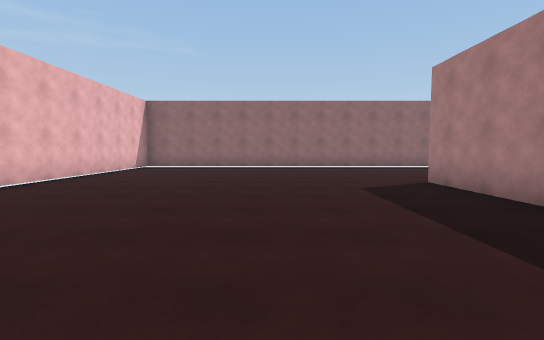
view 1 (above)

24 first-person views from a walk through a 3-D level made in the Unity game engine. The camera is 1.4 m above the floor, tilts 4° down and sees 85° across. The floor is counted in squares, 2 m on a side. Each view is taken from the middle of a square. On the plan, view 1 faces up. The plan holds only what a view shows up to about 10 squares ahead; the rest is blank. The place goes on beyond the plan. Surface patterns are stand-ins for the level's own textures.

view 2
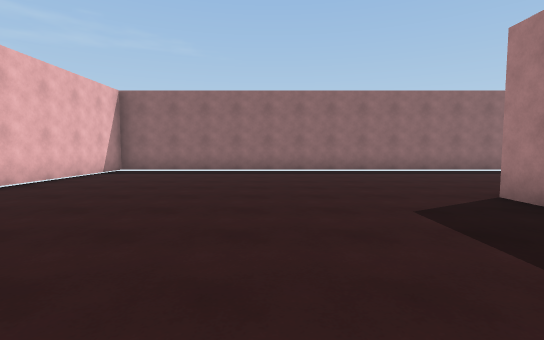

view 3
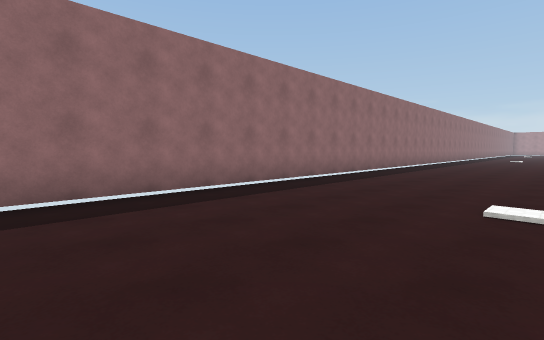

view 4
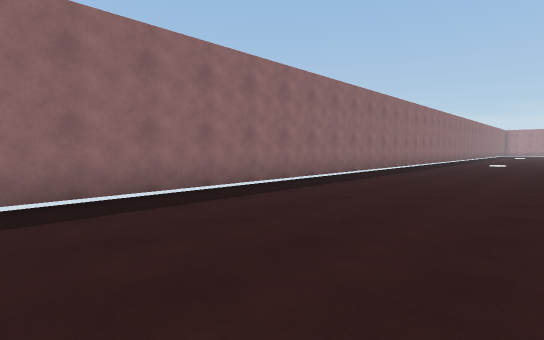

view 5
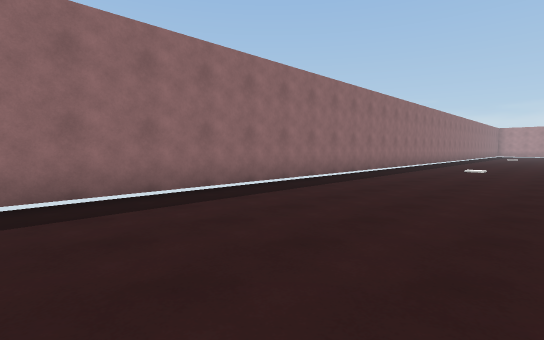

view 6
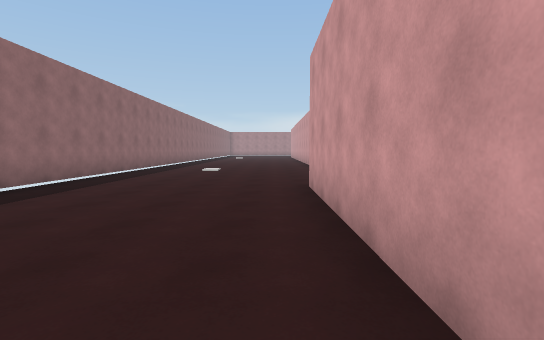

view 7
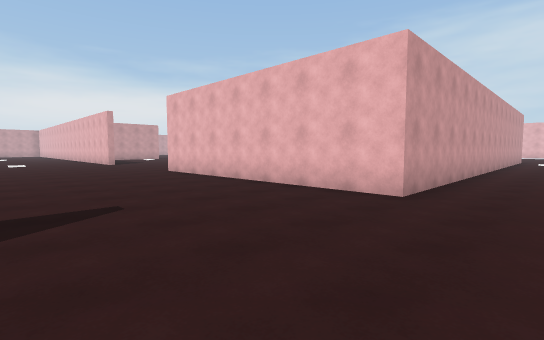

view 8
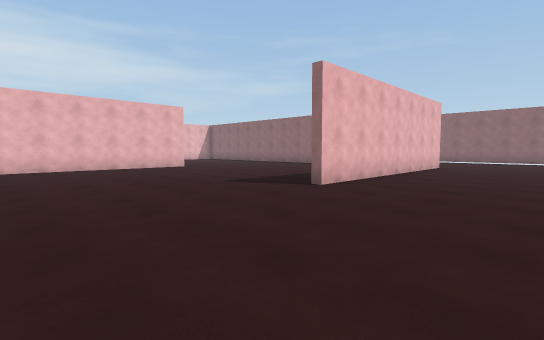

view 9
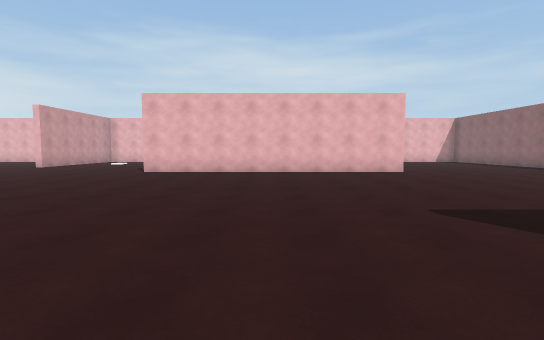

view 10
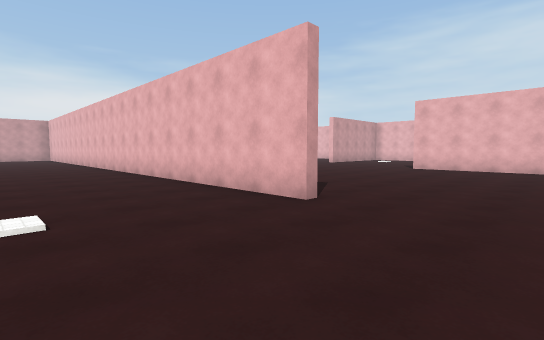

view 11
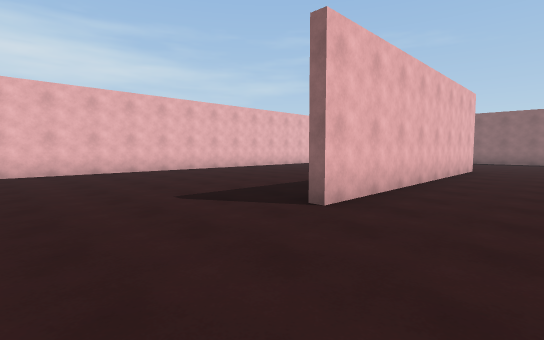

view 12
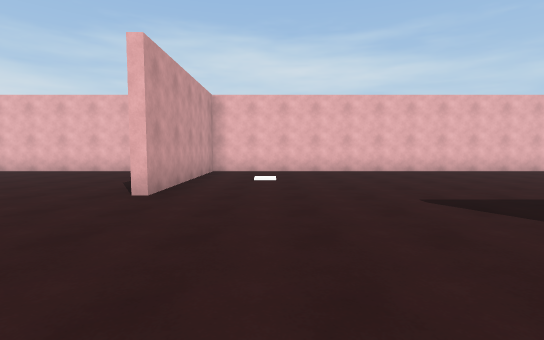

view 13
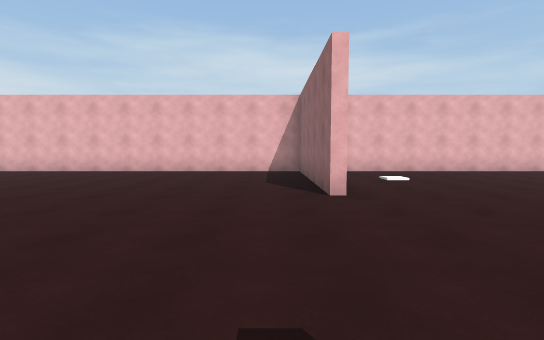

view 14
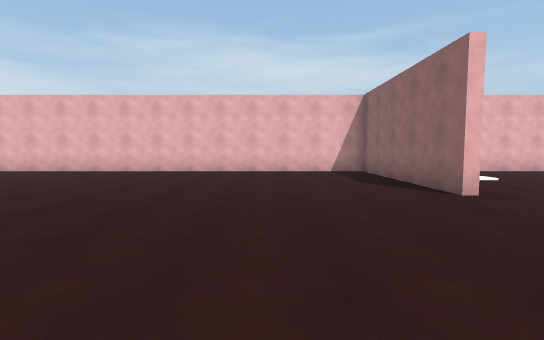

view 15
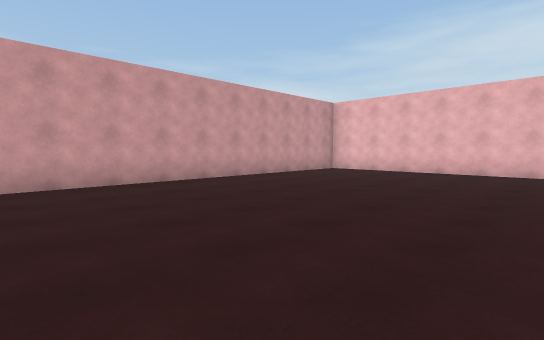

view 16
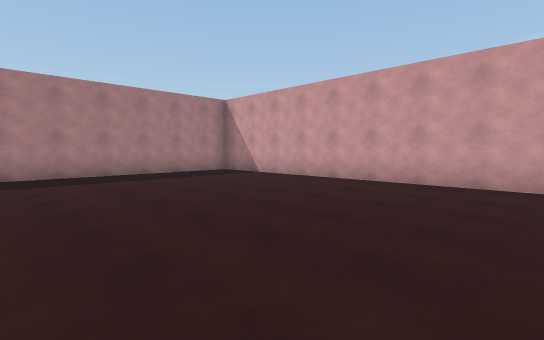

view 17
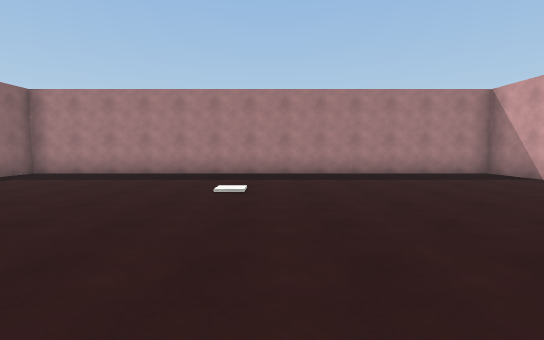

view 18
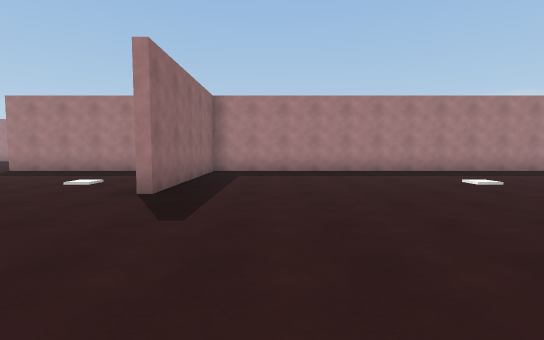

view 19
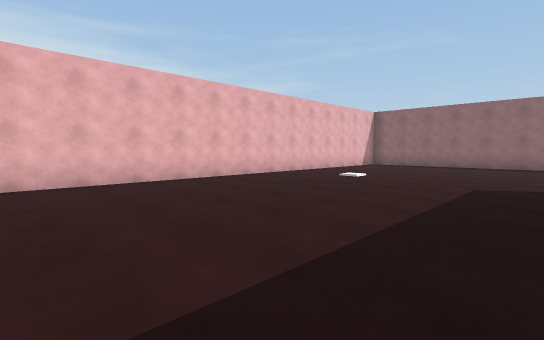

view 20
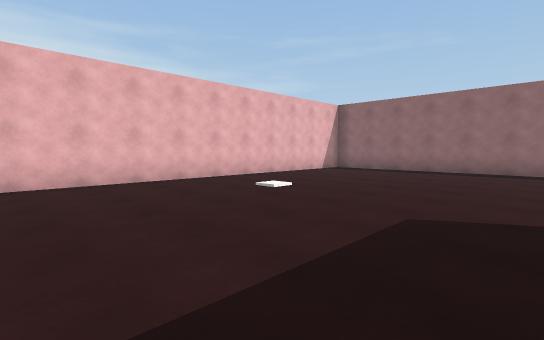

view 21
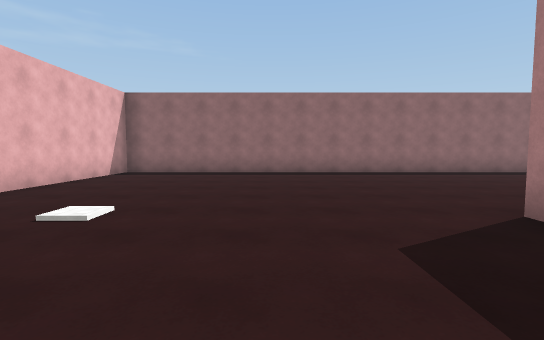

view 22
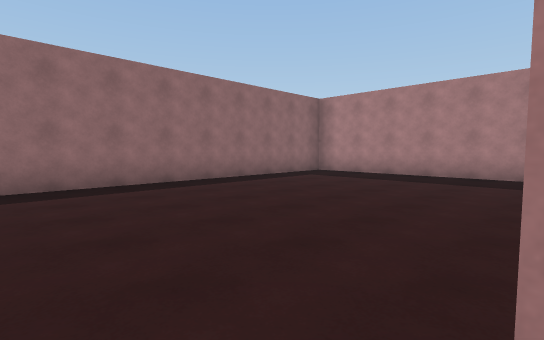

view 23
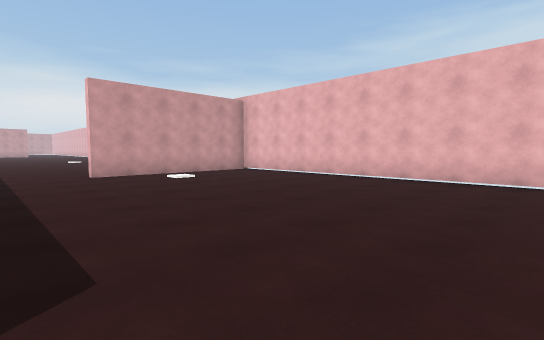

view 24
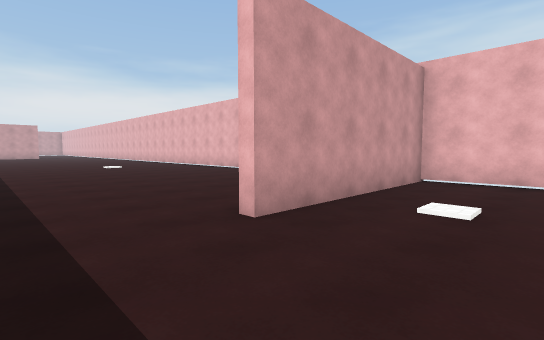

### Floor plan
Points are (right, up) in squares from view 1. A wall is a line through its corners. A room is listed if a view was taken in it or the views show most of it. See-through windows are left out.
Room 1 (views 1, 2, 3, 4, 5, 6, 7, 8, 9, 10, 11, 12, 13, 14, 15, 16, 17, 18, 19, 20, 21, 22, 23, 24)
walls: (10.9, 0.1) (10.9, -8); (18.8, -6.5) (18.8, -15); (8.6, -13.1) (3.6, -13.1) (3.6, -24.8); (18.5, -10.8) (18.5, -6.5); (18.3, 0.6) (18.3, 6) (3.6, 6) (3.6, -12.9) (8.6, -12.9); (10.5, 6.3) (18.6, 6.3) (18.6, -1.2); (3.3, 3.5) (3.3, 6.4); (23.1, 11.5) (-4.8, 11.5) (-4.8, -1.3) (0, -1.3); (5, -26.2) (18.5, -26.2) (18.5, -13.1) (13.6, -13.1)
ways out: opening at (1.5, -2)

Positions as (right, up) in squares from view 1, and headings:
1: (0, 0), facing up
2: (0, 2), facing up
3: (2, 7), facing up-right
4: (8, 7), facing up-right
5: (12, 7), facing up-right
6: (13, 7), facing right
7: (23, 8), facing down-left
8: (22, -6), facing up-left
9: (20, -4), facing left
10: (22, -4), facing down-left
11: (13, -11), facing up-left
12: (13, -11), facing left
13: (13, -14), facing left
14: (13, -16), facing left
15: (13, -20), facing down-left
16: (10, -20), facing down-right
17: (10, -20), facing right
18: (9, -15), facing right
19: (10, -7), facing up-left
20: (10, -4), facing up-left
21: (8, -3), facing up
22: (10, 0), facing up-right
23: (2, 7), facing down-left
24: (2, 1), facing down-left
